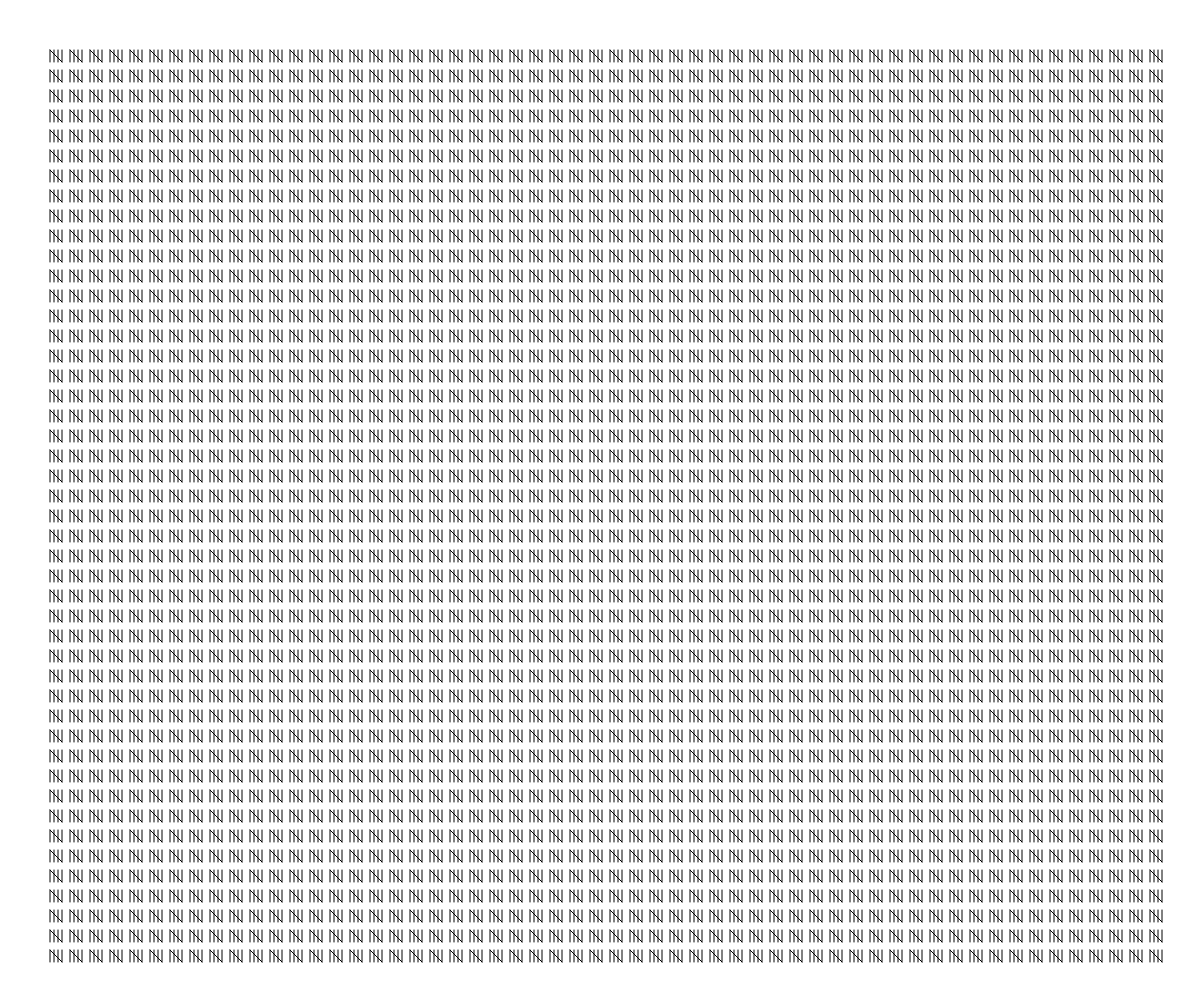
Frame 1 (no input)
Frame 60 (no input): identical to frame 1, image omitted
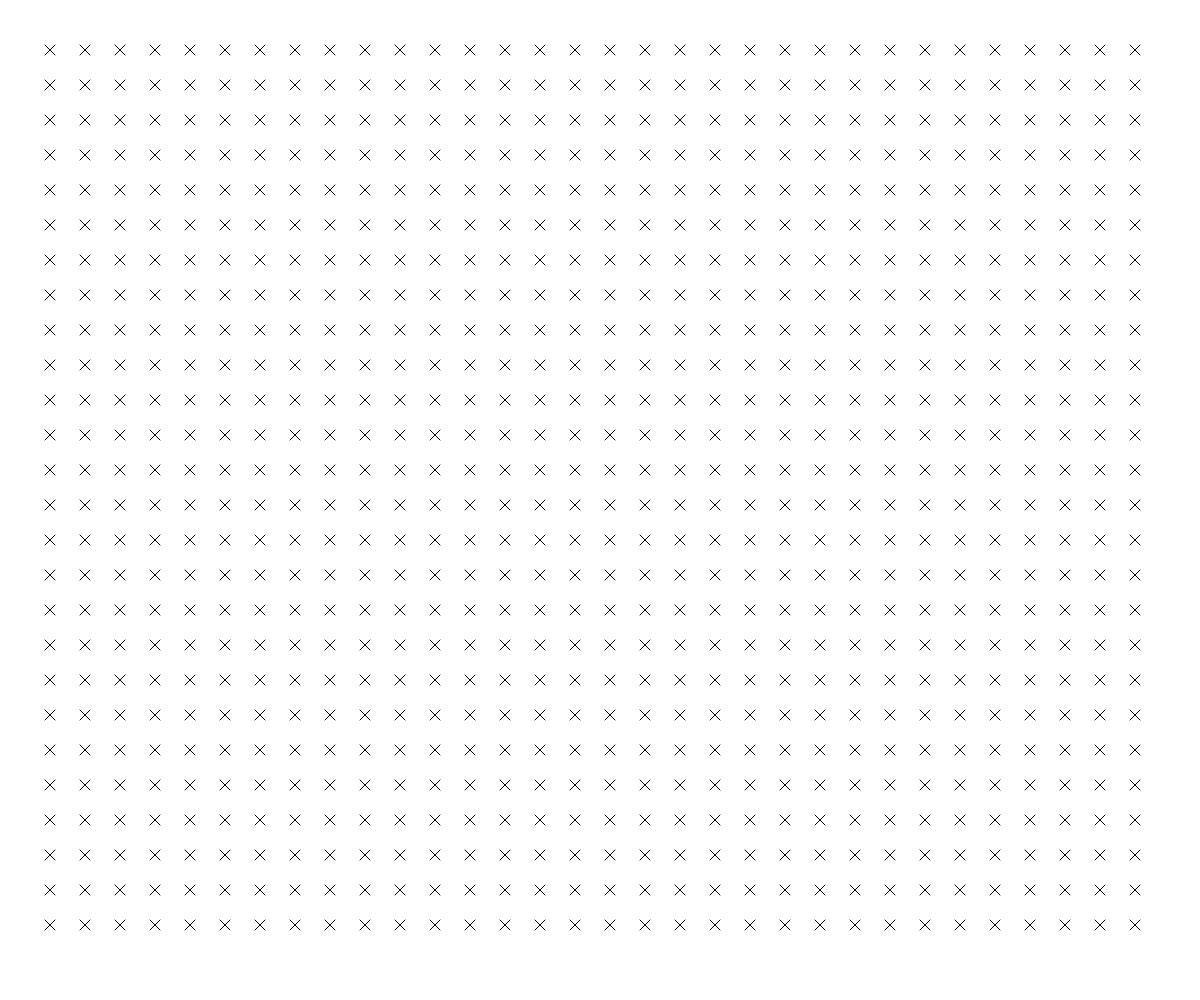
Frame 120 (the mouse pressed at the canvas centre since frame 60)

The p5.js sketch that drew these frames (run headless with seeded random() and noise() and a simulated clock; from frame 60 on, the mouse is pressed at the canvas centre):

// p5.js sketch
// ── sketch.js
var option = 5;

function setup() {
  createCanvas(windowWidth, windowHeight);
  noFill();
}

function draw() {
  background(255);
  var density = map(mouseX, 0, width, 20, 50);
  strokeWeight(1);
  if (option == 1) {
    //kruisjes
    for (var x = 50; x <= width - 50; x += density) {
      for (var y = 50; y <= height - 50; y += density) {
        line(x - 5, y - 5, x + 5, y + 5);
        line(x + 5, y - 5, x - 5, y + 5);
      }
    }
  } else if (option == 2) {
    //perspectief
    for (var x = 50; x <= width - 50; x += density) {
      for (var y = 50; y <= height - 50; y += density) {
        line(x, y, width / 2, height / 2);
      }
    }
  } else if (option == 3) {
    for (var x = 50; x <= width - 50; x += density) {
      for (var y = 50; y <= height - 50; y += density) {
        ellipse(x, y, 40, 40);
      }
    }
  } else if (option == 4) {
    var count = 0;
    for (var x = 50; x <= width - 50; x += density) {
      for (var y = 50; y <= height - 50; y += density) {
        strokeWeight(count * 0.2);
        ellipse(x, y, 20, 20);
        count++;
      }
    }
  } else if (option == 5) {
    for (var x = 50; x <= width - 50; x += density) {
      for (var y = 50; y <= height - 50; y += density) {
        for (var i = 0; i < 16; i += 4) {
          line(x + i, y, x + i, y + 12);
        }
        line(x, y, x + 12, y + 12);
      }
    }
  }

}

function mousePressed() {
  option++;
  if (option > 5) option = 1;
}
